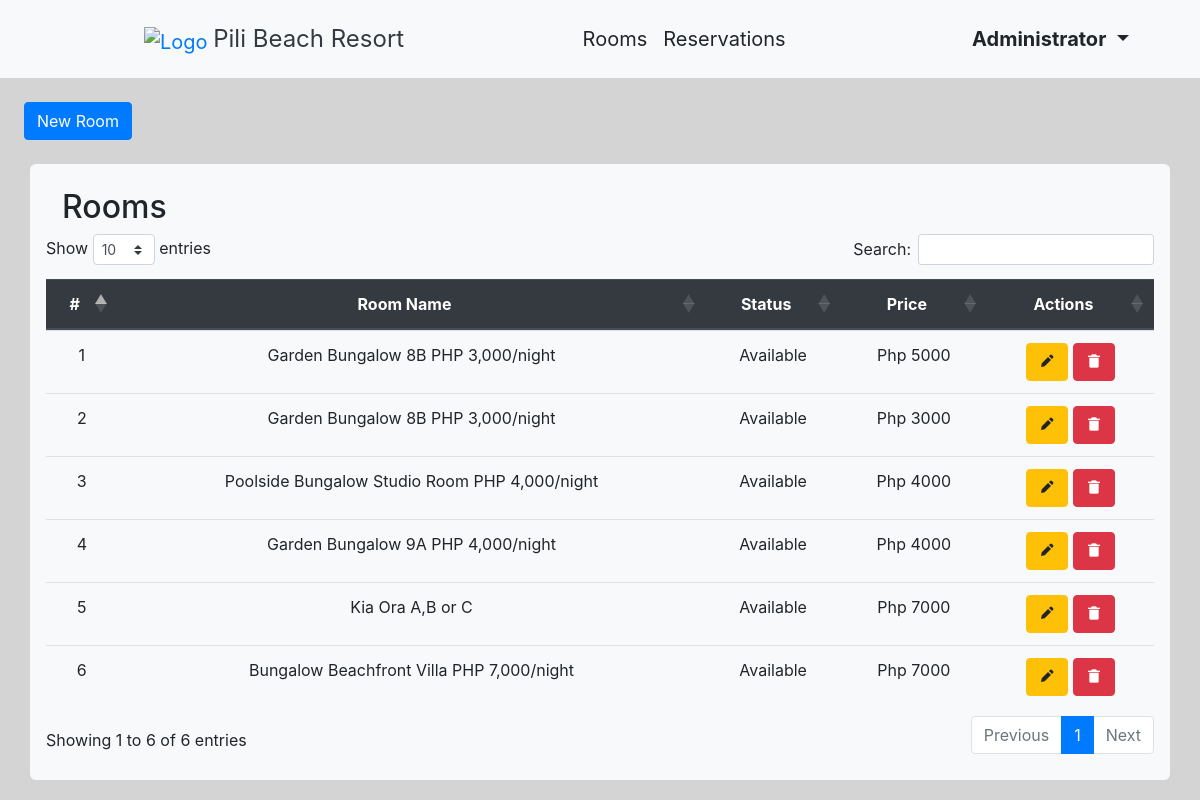
The page /admin/rooms.php (signed in) on the database its author committed.
### tables this page shows
CREATE TABLE `room` (
  `id` int(11) NOT NULL,
  `room_name` varchar(150) NOT NULL,
  `description_1` varchar(255) NOT NULL,
  `description_2` varchar(255) NOT NULL,
  `price` varchar(50) NOT NULL,
  `booking_status` varchar(50) NOT NULL,
  `check_in` date NOT NULL,
  `check_out` date NOT NULL,
  `image` varchar(255) NOT NULL
);

### admin/rooms.php (the view, shortened to what this page needs)
<?php
include('../connection.php');
$name = $_SESSION['name'];
?>
<!DOCTYPE html>
<html lang="en">
<head>
    <?php include('head.php'); ?>
    <link rel="stylesheet" href="../css/dashboard.css">
</head>
<body>
    <nav class="navbar navbar-expand-lg bg-light py-3 px-5">
        <div class="container-fluid navbar-container pl-5">
            <a class="navbar-brand mr-auto ml-5" href="rooms.php" style="text-decoration: none; ">
                <img src="../images/favicon.jpg" alt="Logo"> <span class="text-dark">Pili Beach Resort</span>
            </a>
            <div class="collapse navbar-collapse" id="navbarNavDropdown">
                <ul class="navbar-nav mx-auto">
                    <li class="nav-item">
                        <a class="nav-link" href="rooms.php">Rooms</a>
                    </li>
                    <li class="nav-item">
                        <a class="nav-link" href="reservation.php">Reservations</a>
                    </li>
                </ul>
            </div>
            <ul class="navbar-nav">
                <li class="nav-item dropdown">
                    <a class="nav-link dropdown-toggle" href="#" id="navbarDropdownMenuLink" role="button" data-toggle="dropdown" aria-expanded="false">
                        <strong><?php echo $name; ?></strong>
                    </a>
                </li>
            </ul>
        </div>
    </nav>
    <button type="button" class="btn btn-primary mt-4 ml-4" data-toggle="modal" data-target="#addModal">
        New Room
    </button>
    <div class="container table-responsive bg-light my-4 px-3 py-4" style="border-radius: 6px; ">
        <h2 class="pl-3">Rooms</h2>
        <table class="table table-md text-center" id="sampleTable">
            <thead class="thead-dark">
                <tr>
                    <th class="text-center text-middle">#</th>
                    <th class="text-center text-middle">Room Name</th>
                    <th class="text-center text-middle">Status</th>
                    <th class="text-center text-middle">Price</th>
                    <th class="text-center text-middle">Actions</th>
                </tr>
            </thead>
            <tbody>
                <?php
                $get_data = "SELECT * FROM room order by 1 desc";
                $run_data = mysqli_query($conn, $get_data);
                $i = 0;
                while ($row = mysqli_fetch_assoc($run_data)) {
                    $no = ++$i;
                    $id = $row['id'];
                    $room_name = $row['room_name'];
                    $price = $row['price'];
                    $status = $row['booking_status'];
                ?>
                    <tr>
                        <td scope="row"><?php echo $no; ?></td>
                        <td><?php echo $room_name; ?></td>
                        <td><?php echo $status; ?></td>
                        <td>Php <?php echo $price; ?></td>
                        <td style="display: flex; gap: 5px; justify-content: center;">
                            <span class="action-icons">
                                <a href="#" class="btn btn-warning" data-toggle="modal" data-target="#updateModal<?php echo $id; ?>">
                                    <i class='bx bxs-pencil'></i>
                                </a>
                            </span>
                            <span class="action-icons">
                                <a href="#" class="btn btn-danger" data-toggle="modal" data-target="#deleteModal">
                                    <i class='bx bxs-trash-alt'></i>
                                </a>
                            </span>
                        </td>
                    </tr>
                <?php
                }
                ?>
            </tbody>
        </table>
    </div>
</body>
</html>

### css/dashboard.css (style rules this page uses)
* { margin: 0; padding: 0; box-sizing: border-box; }
body { background-color: #d4d4d4; }
.dropdown { position: relative; }
.navbar-brand img { width: 50px; }
.navbar-brand span { font-size: 24px; font-weight: 400; }
.nav-link { font-size: 20px; color:var(--black); }

### rows shown on the page
room: no "1", room_name "Garden Bungalow 8B PHP 3,000/night", booking_status "Available", price "5000"
room: no "2", room_name "Garden Bungalow 8B PHP 3,000/night", booking_status "Available", price "3000"
room: no "3", room_name "Poolside Bungalow Studio Room PHP 4,000/night", booking_status "Available", price "4000"
room: no "4", room_name "Garden Bungalow 9A PHP 4,000/night", booking_status "Available", price "4000"
room: no "5", room_name "Kia Ora A,B or C", booking_status "Available", price "7000"
room: no "6", room_name "Bungalow Beachfront Villa PHP 7,000/night", booking_status "Available", price "7000"

### other values the page prints
$name "Administrator"
